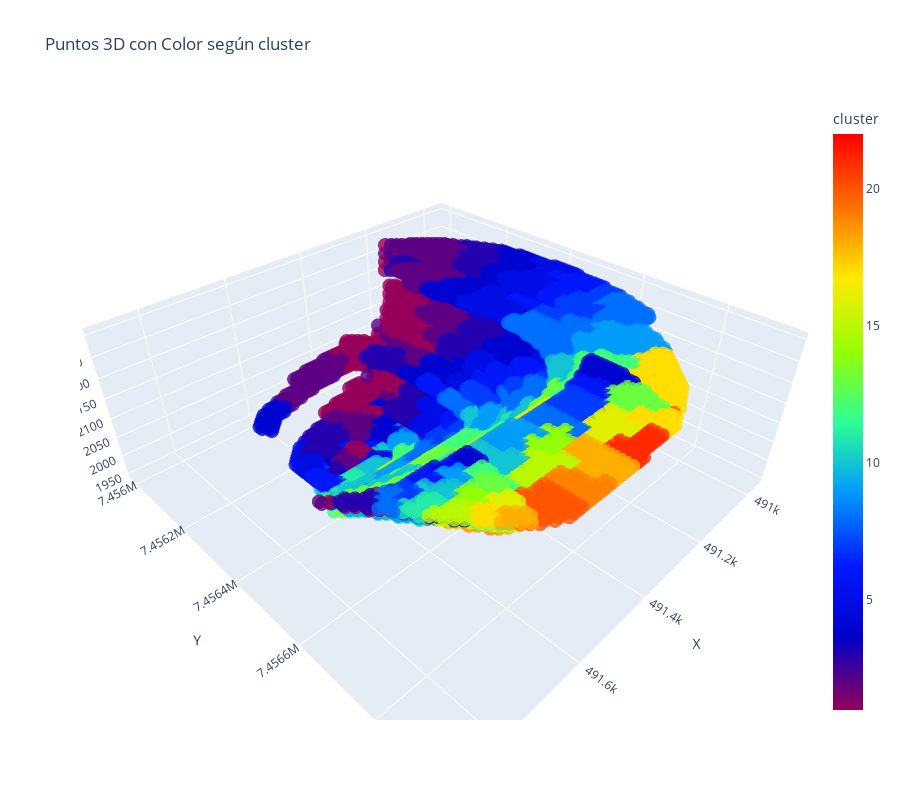

The code cell stored with this chart in its notebook:
### Code cell
tb.plot_fase_3D(mina_df)

### Figure 1 — Plotly figure (JSON) as saved in the notebook; plotly's stock layout.template omitted (floating-point values rounded to 4 significant figures; data arrays with more than 128 entries replaced by an {"elided": "..."} marker saying what was removed)
{"data": [{"customdata": {"elided": "28778x2 int values"}, "hovertemplate": "ID: %{customdata[0]}<br>cluster:%{marker.color:.3f}<br>", "marker": {"color": {"elided": "28778 int values"}, "colorbar": {"title": {"text": "cluster"}}, "colorscale": [[0, "rgb(150,0,90)"], [0.125, "rgb(0,0,200)"], [0.25, "rgb(0,25,255)"], [0.375, "rgb(0,152,255)"], [0.5, "rgb(44,255,150)"], [0.625, "rgb(151,255,0)"], [0.75, "rgb(255,234,0)"], [0.875, "rgb(255,111,0)"], [1, "rgb(255,0,0)"]], "opacity": 0.8, "size": 5}, "mode": "markers", "name": "Bloques", "type": "scatter3d", "x": {"elided": "28778 float values"}, "y": {"elided": "28778 float values"}, "z": {"elided": "28778 float values"}}], "layout": {"height": 800, "scene": {"aspectmode": "data", "xaxis": {"title": {"text": "X"}}, "yaxis": {"title": {"text": "Y"}}, "zaxis": {"title": {"text": "Z"}}}, "title": {"text": "Puntos 3D con Color según cluster"}, "width": 900}}
